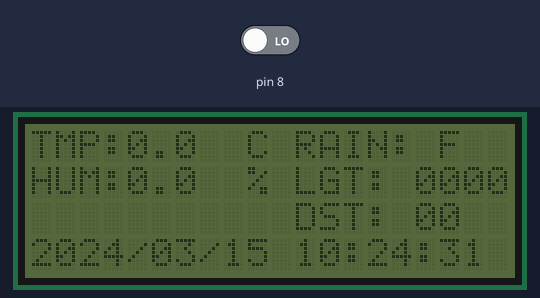
The sketch below on a simulated Arduino Uno, built with avr-gcc and run on an emulated ATmega328P. Shown: 20×4 character LCD. The inputs (shaded band) are chosen by the test bench; at power-on: pin 8 LOW. The local clock reads 2024-03-15 10:24:30 at power-on unless the sketch sets it.

Above: at 1.2 s.
1.3 s: pin 8 driven HIGH
At 2.8 s:
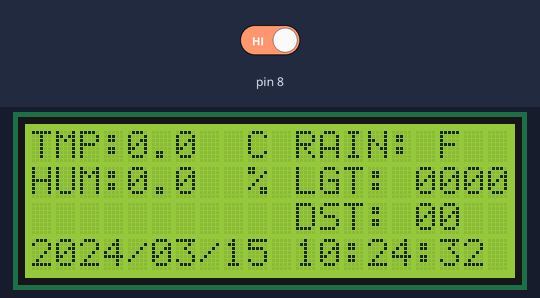
6.5 s: pin 8 driven LOW
At 8.8 s:
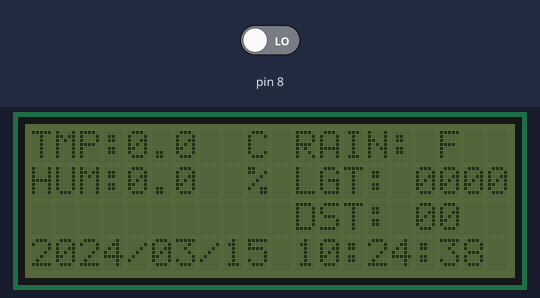
Timing chart, 0 to 10.3 s (numbered marks = the images above; inputs shaded):
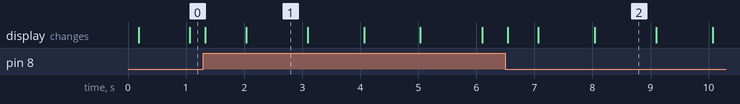

The sketch:

UNO_LCD_via_usb.ino
```cpp
#include <DHT.h>
#include <LiquidCrystal_I2C.h>
#include <virtuabotixRTC.h>
#include <Wire.h>


#define DHT_PIN 10
#define DHTTYPE DHT22

LiquidCrystal_I2C lcd(0x27, 20, 4);
DHT dht(DHT_PIN, DHTTYPE);
virtuabotixRTC myRTC(2, 3, 4);
float temperature, humidity, UNOtemperature, UNOhumidity;
int lightmeter, israin, airdust, adc_value;
char keyword;
String showNumber = "";

void lcdloc();
void showDataLCD();
char weeks();
void RTCtime();

void setup() {
  Serial.begin(9600);
  lcd.init();
  lcd.backlight();
  lcdloc();

  pinMode(8, INPUT);
}
/*
temp = 10000 + xx.xx
hum = 20000 + xx.xx
light = 30000
israin = 40000
aitdust = 50000
adc = 60000
*/
void loop() {
  if (digitalRead(8) == HIGH)lcd.backlight();
  else lcd.setBacklight(0);

  keyword = getData()[0];
  switch (keyword) {
    case 'T':
      temperature = stringToLong(getData()) / 10.0;
      break;
    case 'H':
      humidity = stringToLong(getData()) / 10.0;
      break;
    case 'L':
      lightmeter = stringToLong(getData());
      break;
    case 'R':
      israin = stringToLong(getData());
      break;
    case 'A':
      airdust = stringToLong(getData());
      break;
    case 'U':
      adc_value = stringToLong(getData());
      break;
    case 'Q':
      Serial.println((long)(dht.readTemperature() * 10));
      break;
    case 'W':
      Serial.println((long)(dht.readHumidity() * 10));
      break;
    case 'E':
      int seconds = stringToLong(getData());
      int minutes = stringToLong(getData());
      int hours = stringToLong(getData());
      int dayofweek = stringToLong(getData());
      int dayofmonth = stringToLong(getData());
      int months = stringToLong(getData());
      int years = stringToLong(getData());
      myRTC.setDS1302Time(seconds, minutes, hours, dayofweek, dayofmonth, months, years);
      break;
  }
  //myRTC.setDS1302Time(10, 39, 8, 5, 15, 1, 2016);
  showDataLCD();
  lcdloc();

  /*else if (getWord == "Adj_time\r") {
    Serial.println("OK");

  }*/

  myRTC.updateTime();
  RTCtime();
}
long stringToLong(String s)
{
  char arr[12];
  s.toCharArray(arr, sizeof(arr));
  return atol(arr);
}

String getData(void)
{
  char numberString[10];
  unsigned char index = 0;
  String returnString = "";
  delay(10);
  while (Serial.available() > 0)
  {
    char Serial_Buff = Serial.read();
    if (Serial_Buff == '\r' || Serial_Buff == '\n')
      break;
    else
      returnString += Serial_Buff;
    /*
    delay(10);
    numberString[index++] = Serial.read();
    if (index > 10)
    {
      break;
    }
    }

    numberString[index] = 0;*/
  }
  return returnString;
}

void lcdloc() {

  lcd.setCursor(0, 0);
  lcd.print("TMP:");

  lcd.setCursor(9, 0);
  lcd.print("C ");

  lcd.setCursor(0, 1);
  lcd.print("HUM:");

  lcd.setCursor(9, 1);
  lcd.print("% ");

  lcd.setCursor(11, 2);
  lcd.print("DST:");

  // lcd.setCursor(9, 2);
  // lcd.print(" ug/m3");

  lcd.setCursor(11, 0);
  lcd.print("RAIN: ");

  lcd.setCursor(11, 1);
  lcd.print("LGT:");

}

void showDataLCD() {
  //temperature
  lcd.setCursor(4, 0);
  lcd.print(temperature, 1);
  //humidity
  lcd.setCursor(4, 1);
  lcd.print(humidity, 1);
  //還沒調整 rain
  lcd.setCursor(17, 0);
  if (israin == 1)
    lcd.print("T");
  else
    lcd.print("F");
  //airdust
  if (airdust < 1000) {
    lcd.setCursor(16, 2);
    lcd.print("0");
    lcd.setCursor(17, 2);
    lcd.print(airdust);
  } else {
    lcd.setCursor(16, 2);
    lcd.print(airdust);
  }
  //lightmeter
  if (lightmeter < 10) {
    lcd.setCursor(16, 1);
    lcd.print("000");
    lcd.setCursor(19, 1);
    lcd.print(lightmeter);
  } else if (lightmeter < 100 && lightmeter >= 10) {
    lcd.setCursor(16, 1);
    lcd.print("00");
    lcd.setCursor(18, 1);
    lcd.print(lightmeter);
  } else if (lightmeter < 1000 && lightmeter >= 100) {
    lcd.setCursor(16, 1);
    lcd.print("0");
    lcd.setCursor(17, 1);
    lcd.print(lightmeter);
  }  else {
    lcd.setCursor(16, 1);
    lcd.print(lightmeter);
  }
}

void RTCtime() {
  lcd.setCursor(0, 3);
  lcd.print(myRTC.year);
  lcd.setCursor(4, 3);
  lcd.print("/");

  if (myRTC.month < 10) {
    lcd.setCursor(5, 3);
    lcd.print("0");
    lcd.setCursor(6, 3);
    lcd.print(myRTC.month);
  } else {
    lcd.setCursor(5, 3);
    lcd.print(myRTC.month);
  }

  lcd.setCursor(7, 3);
  lcd.print("/");

  if (myRTC.dayofmonth < 10) {
    lcd.setCursor(8, 3);
    lcd.print("0");
    lcd.setCursor(9, 3);
    lcd.print(myRTC.dayofmonth);
  } else {
    lcd.setCursor(8, 3);
    lcd.print(myRTC.dayofmonth);
  }

  if (myRTC.hours < 10) {
    lcd.setCursor(11, 3);
    lcd.print("0");
    lcd.setCursor(12, 3);
    lcd.print(myRTC.hours);
  } else {
    lcd.setCursor(11, 3);
    lcd.print(myRTC.hours);
  }

  lcd.setCursor(13, 3);
  lcd.print(":");

  if (myRTC.minutes < 10) {
    lcd.setCursor(14, 3);
    lcd.print("0");
    lcd.setCursor(15, 3);
    lcd.print(myRTC.minutes);
  } else {
    lcd.setCursor(14, 3);
    lcd.print(myRTC.minutes);
  }

  lcd.setCursor(16, 3);
  lcd.print(":");

  if (myRTC.seconds < 10) {
    lcd.setCursor(17, 3);
    lcd.print("0");
    lcd.setCursor(18, 3);
    lcd.print(myRTC.seconds);
  } else {
    lcd.setCursor(17, 3);
    lcd.print(myRTC.seconds);
  }
  //  lcd.setCursor(0, 3);
  //  weeks();
}

char weeks() {
  switch (myRTC.dayofweek) {
    case 0:
      lcd.print(" Sunday!");
      break;
    case 1:
      lcd.print(" Monday!");
      break;
    case 2:
      lcd.print(" Tuesday!");
      break;
    case 3:
      lcd.print(" Wednesday");
      break;
    case 4:
      lcd.print(" Thursday!");
      break;
    case 5:
      lcd.print(" Friday!");
      break;
    case 6:
      lcd.print(" Saturday!");
      break;
  }
}
```

Measured:
- after the input at 1.3 s, the display: first changes at once (image 1 shows a later state)
- after the input at 6.5 s, the display: first changes at once (image 2 shows a later state)
